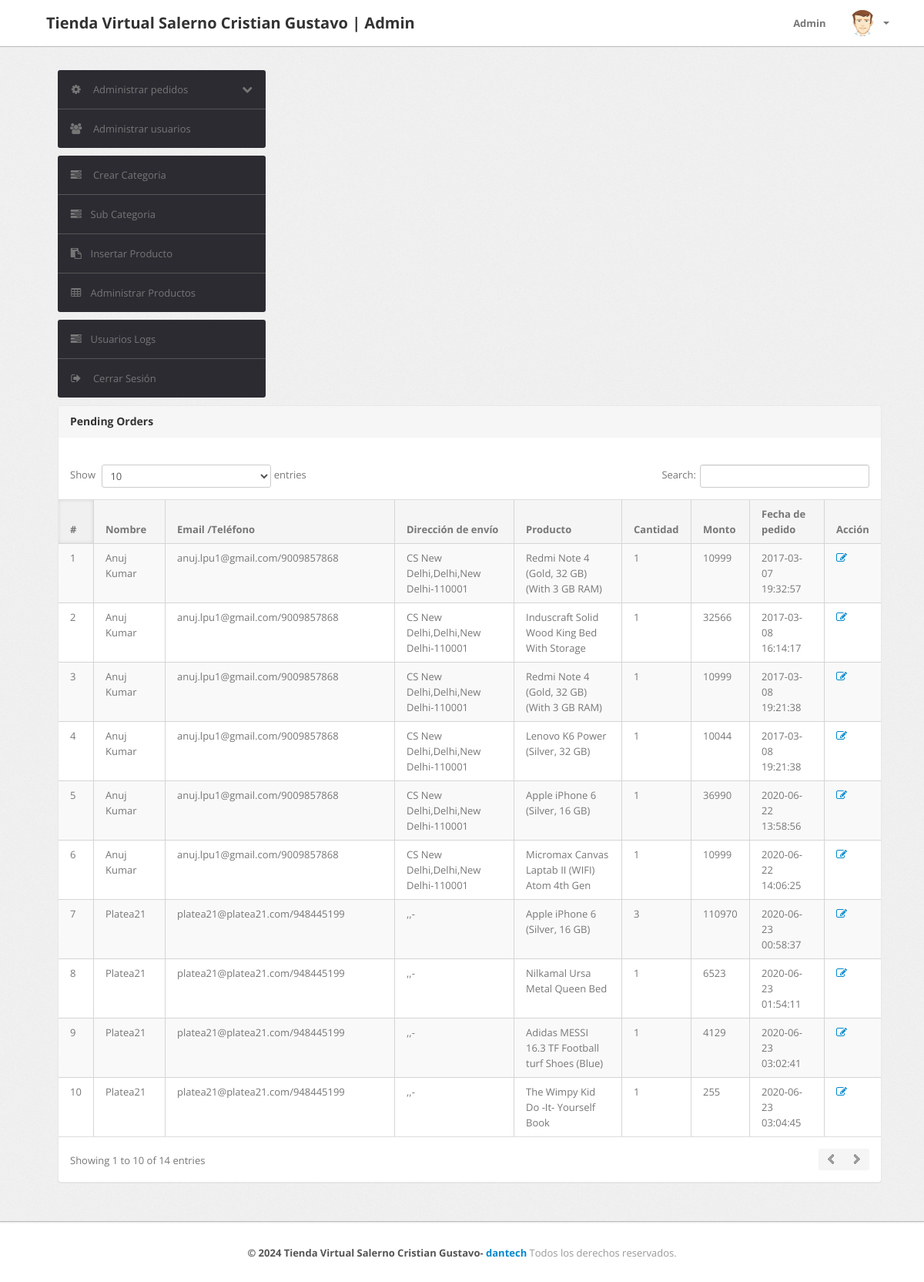
/admin/pending-orders.php (signed in), run on the app's committed database.
### tables this page shows
CREATE TABLE `orders` (
  `id` int(11) NOT NULL,
  `userId` int(11) DEFAULT NULL,
  `productId` varchar(255) DEFAULT NULL,
  `quantity` int(11) DEFAULT NULL,
  `orderDate` timestamp NOT NULL DEFAULT current_timestamp(),
  `paymentMethod` varchar(50) DEFAULT NULL,
  `orderStatus` varchar(55) DEFAULT NULL
);

CREATE TABLE `users` (
  `id` int(11) NOT NULL,
  `name` varchar(255) DEFAULT NULL,
  `email` varchar(255) DEFAULT NULL,
  `contactno` bigint(11) DEFAULT NULL,
  `password` varchar(255) DEFAULT NULL,
  `shippingAddress` longtext DEFAULT NULL,
  `shippingState` varchar(255) DEFAULT NULL,
  `shippingCity` varchar(255) DEFAULT NULL,
  `shippingPincode` int(11) DEFAULT NULL,
  `billingAddress` longtext DEFAULT NULL,
  `billingState` varchar(255) DEFAULT NULL,
  `billingCity` varchar(255) DEFAULT NULL,
  `billingPincode` int(11) DEFAULT NULL,
  `regDate` timestamp NOT NULL DEFAULT current_timestamp(),
  `updationDate` varchar(255) DEFAULT NULL
);

CREATE TABLE `products` (
  `id` int(11) NOT NULL,
  `category` int(11) NOT NULL,
  `subCategory` int(11) DEFAULT NULL,
  `productName` varchar(255) DEFAULT NULL,
  `productCompany` varchar(255) DEFAULT NULL,
  `productPrice` int(11) DEFAULT NULL,
  `productPriceBeforeDiscount` int(11) DEFAULT NULL,
  `productDescription` varchar(255) DEFAULT NULL,
  `productImage1` varchar(255) DEFAULT NULL,
  `productImage2` varchar(255) DEFAULT NULL,
  `productImage3` varchar(255) DEFAULT NULL,
  `shippingCharge` int(11) DEFAULT NULL,
  `productAvailability` varchar(255) DEFAULT NULL,
  `postingDate` timestamp NULL DEFAULT current_timestamp(),
  `updationDate` varchar(255) DEFAULT NULL,
  `carpeta_id` varchar(45) NOT NULL
);

### admin/pending-orders.php (the view, shortened to what this page needs)
<?php
include('include/config.php');
if(strlen($_SESSION['alogin'])==0)
	{
header('location:index.php');
}
else{
?>
<!DOCTYPE html>
<html lang="es">
<head>
	<link type="text/css" href="bootstrap/css/bootstrap.min.css" rel="stylesheet">
	<link type="text/css" href="bootstrap/css/bootstrap-responsive.min.css" rel="stylesheet">
	<link type="text/css" href="css/theme.css" rel="stylesheet">
	<link type="text/css" href="images/icons/css/font-awesome.css" rel="stylesheet">
</head>
<body>
<?php include('include/header.php');?>
	<div class="wrapper">
		<div class="container">
			<div class="row">
<?php include('include/sidebar.php');?>
			<div class="span11">
					<div class="content">
	<div class="module">
							<div class="module-head">
								<h3>Pending Orders</h3>
							</div>
							<div class="module-body table">
									<br />
								<table cellpadding="0" cellspacing="0" border="0" class="datatable-1 table table-bordered table-striped	 display table-responsive" >
									<thead>
										<tr>
											<th>#</th>
											<th>Nombre</th>
											<th width="50">Email /Teléfono</th>
											<th>Dirección de envío</th>
											<th>Producto </th>
											<th>Cantidad </th>
											<th>Monto </th>
											<th>Fecha de pedido</th>
											<th>Acción</th>
										</tr>
									</thead>
<tbody>
<?php
$status='Delivered';
$query=mysqli_query($con,"select users.name as username,users.email as useremail,users.contactno as usercontact,users.shippingAddress as shippingaddress,users.shippingCity as shippingcity,users.shippingState as shippingstate,users.shippingPincode as shippingpincode,products.productName as productname,products.shippingCharge as shippingcharge,orders.quantity as quantity,orders.orderDate as orderdate,products.productPrice as productprice,orders.id as id  from orders join users on  orders.userId=users.id join products on products.id=orders.productId where orders.orderStatus!='$status' or orders.orderStatus is null");
$cnt=1;
while($row=mysqli_fetch_array($query))
{
?>
										<tr>
											<td><?php echo htmlentities($cnt);?></td>
											<td><?php echo htmlentities($row['username']);?></td>
<td><?php echo htmlentities($row['useremail']);?>/<?php echo htmlentities($row['usercontact']);?></td>
<td><?php echo htmlentities($row['shippingaddress'].",".$row['shippingcity'].",".$row['shippingstate']."-".$row['shippingpincode']);?></td>
											<td><?php echo htmlentities($row['productname']);?></td>
											<td><?php echo htmlentities($row['quantity']);?></td>
											<td><?php echo htmlentities($row['quantity']*$row['productprice']+$row['shippingcharge']);?></td>
											<td><?php echo htmlentities($row['orderdate']);?></td>
											<td>   <a href="updateorder.php?oid=<?php echo htmlentities($row['id']);?>" title="Update order" target="_blank"><i class="icon-edit"></i></a>
											</td>
											</tr>
										<?php $cnt=$cnt+1; } ?>
										</tbody>
								</table>
							</div>
						</div>
					</div>
				</div>
			</div>
		</div>
	</div>
<?php include('include/footer.php');?>
</body>
<?php } ?>

### data on the page
orders: userId.name "Anuj Kumar", userId.email "anuj.lpu1@gmail.com", userId.contactno "9009857868", userId.shippingPincode "CS New Delhi,Delhi,New Delhi-110001", productId.productName "Redmi Note 4 (Gold, 32 GB) (With 3 GB RAM)", quantity "1", $row['quantity']*$row['productprice']+$row['shippingcharge'] "10999", orderDate "2017-03-07 19:32:57"
orders: userId.name "Anuj Kumar", userId.email "anuj.lpu1@gmail.com", userId.contactno "9009857868", userId.shippingPincode "CS New Delhi,Delhi,New Delhi-110001", productId.productName "Induscraft Solid Wood King Bed With Storage", quantity "1", $row['quantity']*$row['productprice']+$row['shippingcharge'] "32566", orderDate "2017-03-08 16:14:17"
orders: userId.name "Anuj Kumar", userId.email "anuj.lpu1@gmail.com", userId.contactno "9009857868", userId.shippingPincode "CS New Delhi,Delhi,New Delhi-110001", productId.productName "Redmi Note 4 (Gold, 32 GB) (With 3 GB RAM)", quantity "1", $row['quantity']*$row['productprice']+$row['shippingcharge'] "10999", orderDate "2017-03-08 19:21:38"
orders: userId.name "Anuj Kumar", userId.email "anuj.lpu1@gmail.com", userId.contactno "9009857868", userId.shippingPincode "CS New Delhi,Delhi,New Delhi-110001", productId.productName "Lenovo K6 Power (Silver, 32 GB)", quantity "1", $row['quantity']*$row['productprice']+$row['shippingcharge'] "10044", orderDate "2017-03-08 19:21:38"
orders: userId.name "Anuj Kumar", userId.email "anuj.lpu1@gmail.com", userId.contactno "9009857868", userId.shippingPincode "CS New Delhi,Delhi,New Delhi-110001", productId.productName "Apple iPhone 6 (Silver, 16 GB)", quantity "1", $row['quantity']*$row['productprice']+$row['shippingcharge'] "36990", orderDate "2020-06-22 13:58:56"
orders: userId.name "Anuj Kumar", userId.email "anuj.lpu1@gmail.com", userId.contactno "9009857868", userId.shippingPincode "CS New Delhi,Delhi,New Delhi-110001", productId.productName "Micromax Canvas Laptab II (WIFI) Atom 4th Gen", quantity "1", $row['quantity']*$row['productprice']+$row['shippingcharge'] "10999", orderDate "2020-06-22 14:06:25"
orders: userId.name "Platea21", userId.email "platea21@platea21.com", userId.contactno "948445199", userId.shippingPincode ",,-", productId.productName "Apple iPhone 6 (Silver, 16 GB)", quantity "3", $row['quantity']*$row['productprice']+$row['shippingcharge'] "110970", orderDate "2020-06-23 00:58:37"
orders: userId.name "Platea21", userId.email "platea21@platea21.com", userId.contactno "948445199", userId.shippingPincode ",,-", productId.productName "Nilkamal Ursa Metal Queen Bed", quantity "1", $row['quantity']*$row['productprice']+$row['shippingcharge'] "6523", orderDate "2020-06-23 01:54:11"
orders: userId.name "Platea21", userId.email "platea21@platea21.com", userId.contactno "948445199", userId.shippingPincode ",,-", productId.productName "Adidas MESSI 16.3 TF Football turf Shoes (Blue)", quantity "1", $row['quantity']*$row['productprice']+$row['shippingcharge'] "4129", orderDate "2020-06-23 03:02:41"
orders: userId.name "Platea21", userId.email "platea21@platea21.com", userId.contactno "948445199", userId.shippingPincode ",,-", productId.productName "The Wimpy Kid Do -It- Yourself Book", quantity "1", $row['quantity']*$row['productprice']+$row['shippingcharge'] "255", orderDate "2020-06-23 03:04:45"
